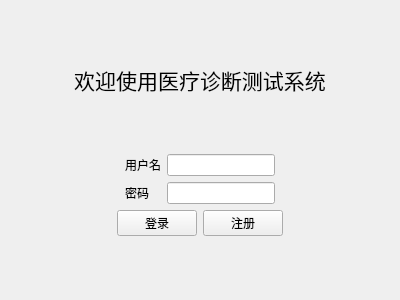
<?xml version="1.0" encoding="UTF-8"?>
<ui version="4.0">
 <class>LoginView</class>
 <widget class="QWidget" name="LoginView">
  <property name="geometry">
   <rect>
    <x>0</x>
    <y>0</y>
    <width>400</width>
    <height>300</height>
   </rect>
  </property>
  <property name="windowTitle">
   <string>登录</string>
  </property>
  <layout class="QVBoxLayout" name="verticalLayout">
   <item>
    <spacer name="verticalSpacer">
     <property name="orientation">
      <enum>Qt::Orientation::Vertical</enum>
     </property>
     <property name="sizeHint" stdset="0">
      <size>
       <width>20</width>
       <height>57</height>
      </size>
     </property>
    </spacer>
   </item>
   <item>
    <widget class="QLabel" name="label_3">
     <property name="font">
      <font>
       <pointsize>16</pointsize>
      </font>
     </property>
     <property name="text">
      <string>欢迎使用医疗诊断测试系统</string>
     </property>
     <property name="alignment">
      <set>Qt::AlignmentFlag::AlignCenter</set>
     </property>
    </widget>
   </item>
   <item>
    <spacer name="verticalSpacer_2">
     <property name="orientation">
      <enum>Qt::Orientation::Vertical</enum>
     </property>
     <property name="sizeHint" stdset="0">
      <size>
       <width>20</width>
       <height>56</height>
      </size>
     </property>
    </spacer>
   </item>
   <item>
    <layout class="QHBoxLayout" name="horizontalLayout_2">
     <item>
      <spacer name="horizontalSpacer">
       <property name="orientation">
        <enum>Qt::Orientation::Horizontal</enum>
       </property>
       <property name="sizeHint" stdset="0">
        <size>
         <width>40</width>
         <height>20</height>
        </size>
       </property>
      </spacer>
     </item>
     <item>
      <layout class="QFormLayout" name="formLayout">
       <item row="0" column="1">
        <widget class="QLineEdit" name="lineEdit_UserName"/>
       </item>
       <item row="1" column="0">
        <widget class="QLabel" name="label_2">
         <property name="text">
          <string>密码</string>
         </property>
        </widget>
       </item>
       <item row="1" column="1">
        <widget class="QLineEdit" name="lineEdit_Password">
         <property name="echoMode">
          <enum>QLineEdit::EchoMode::Password</enum>
         </property>
        </widget>
       </item>
       <item row="0" column="0">
        <widget class="QLabel" name="label">
         <property name="text">
          <string>用户名</string>
         </property>
        </widget>
       </item>
      </layout>
     </item>
     <item>
      <spacer name="horizontalSpacer_2">
       <property name="orientation">
        <enum>Qt::Orientation::Horizontal</enum>
       </property>
       <property name="sizeHint" stdset="0">
        <size>
         <width>40</width>
         <height>20</height>
        </size>
       </property>
      </spacer>
     </item>
    </layout>
   </item>
   <item>
    <layout class="QHBoxLayout" name="horizontalLayout_3">
     <item>
      <spacer name="horizontalSpacer_3">
       <property name="orientation">
        <enum>Qt::Orientation::Horizontal</enum>
       </property>
       <property name="sizeHint" stdset="0">
        <size>
         <width>40</width>
         <height>20</height>
        </size>
       </property>
      </spacer>
     </item>
     <item>
      <layout class="QHBoxLayout" name="horizontalLayout">
       <item>
        <widget class="QPushButton" name="btn_Login">
         <property name="text">
          <string>登录</string>
         </property>
        </widget>
       </item>
       <item>
        <widget class="QPushButton" name="btn_Register">
         <property name="text">
          <string>注册</string>
         </property>
        </widget>
       </item>
      </layout>
     </item>
     <item>
      <spacer name="horizontalSpacer_4">
       <property name="orientation">
        <enum>Qt::Orientation::Horizontal</enum>
       </property>
       <property name="sizeHint" stdset="0">
        <size>
         <width>40</width>
         <height>20</height>
        </size>
       </property>
      </spacer>
     </item>
    </layout>
   </item>
   <item>
    <spacer name="verticalSpacer_3">
     <property name="orientation">
      <enum>Qt::Orientation::Vertical</enum>
     </property>
     <property name="sizeHint" stdset="0">
      <size>
       <width>20</width>
       <height>57</height>
      </size>
     </property>
    </spacer>
   </item>
  </layout>
 </widget>
 <resources/>
 <connections/>
</ui>
